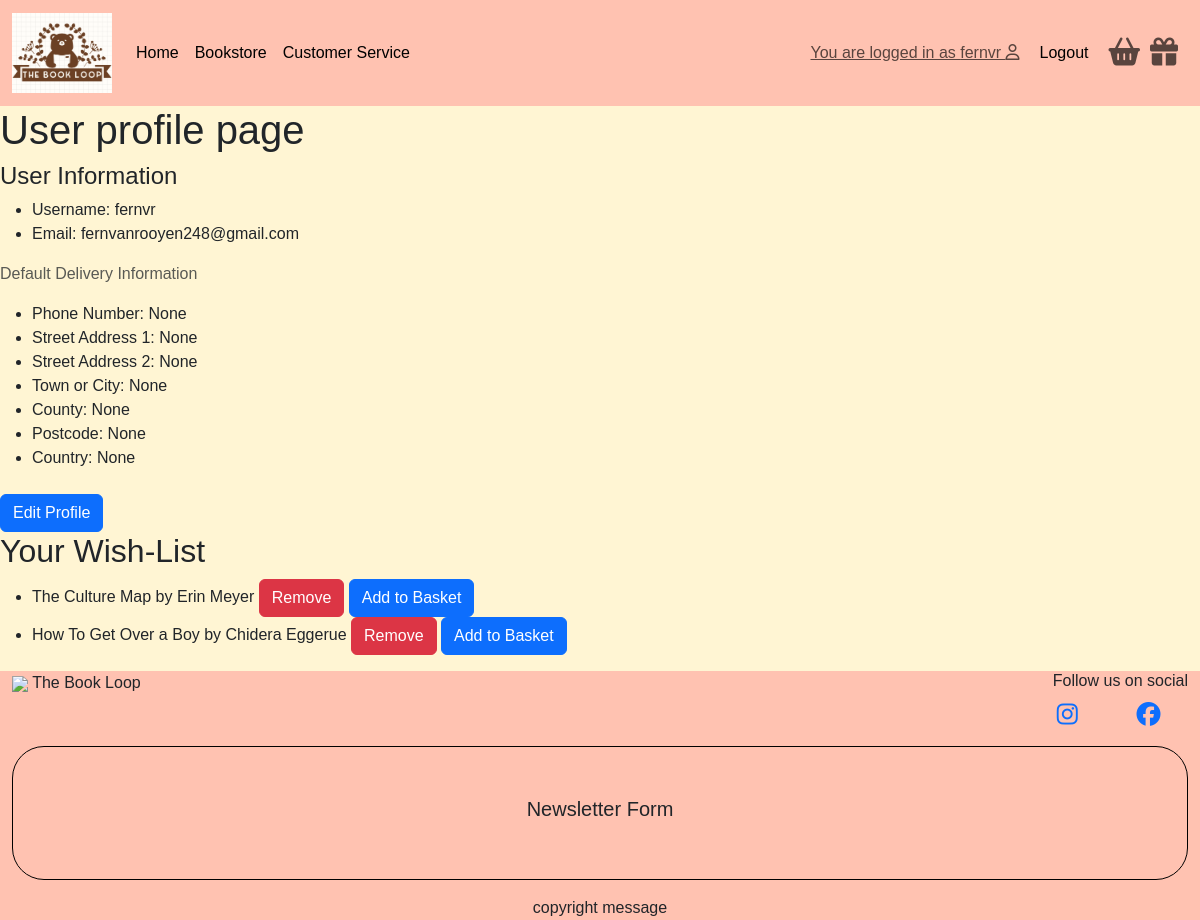
The page /user_profile/ (signed in) on the database as committed earlier.
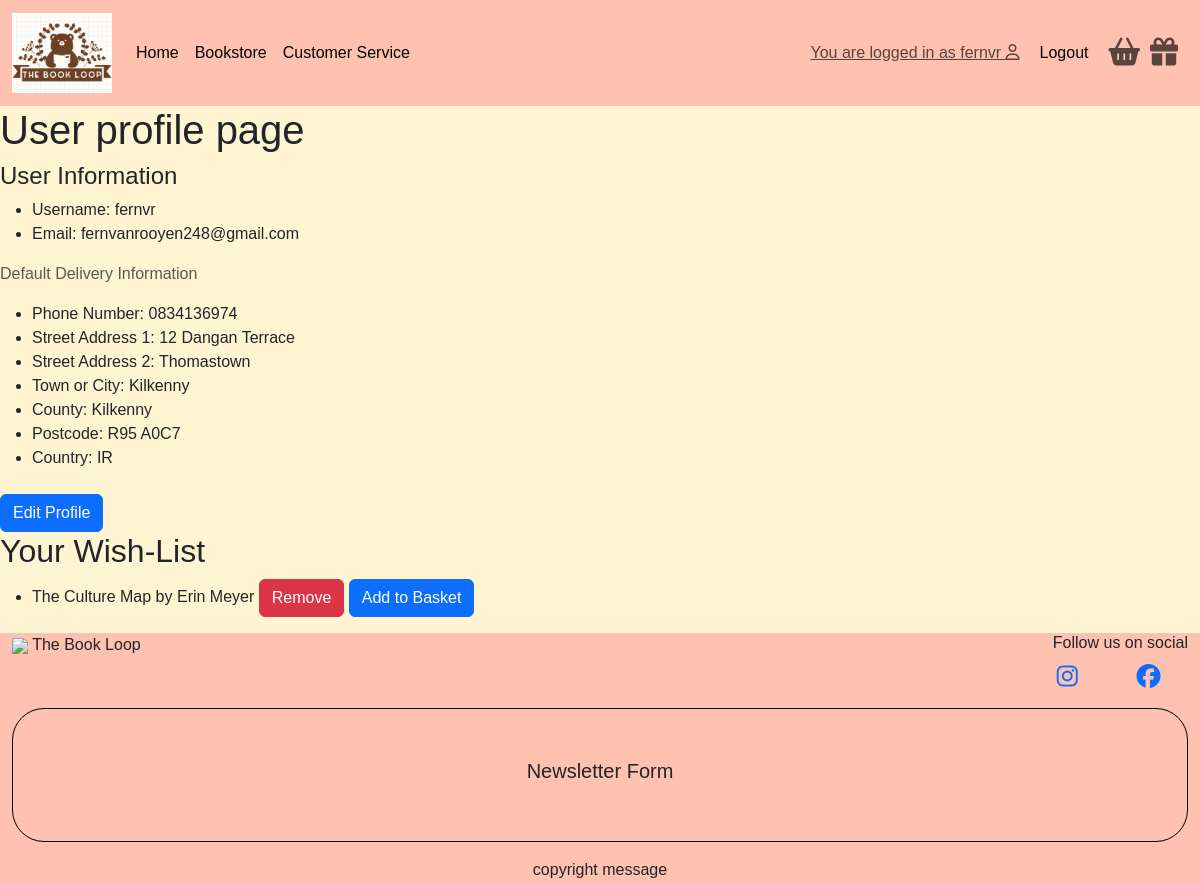
The same page on the database as committed later.
### user_profile/models.py (models this page shows, shortened)
class UserProfile(models.Model):
    user = models.OneToOneField(User, on_delete=models.CASCADE)
    default_phone_number = models.CharField(max_length=20, null=True, blank=True)
    default_street_address1 = models.CharField(max_length=80, null=True, blank=True)
    default_street_address2 = models.CharField(max_length=80, null=True, blank=True)
    default_town_or_city = models.CharField(max_length=40, null=True, blank=True)
    default_county = models.CharField(max_length=80, null=True, blank=True)
    default_postcode = models.CharField(max_length=20, null=True, blank=True)
    default_country = CountryField(blank_label='Country', null=True, blank=True)

### bookstore/models.py (models this page shows, shortened)
class Book(models.Model):
    CONDITION_CHOICES = [
        ('like-new', 'Like-New'),
        ('good', 'Good'),
        ('fair', 'Fair'),
    ]
    title = models.CharField(max_length=255)
    author = models.CharField(max_length=255, null=True, blank=True)
    date_published = models.DateField(null=True, blank=True)
    description = models.TextField(null=True, blank=True)
    condition = models.CharField(max_length=10, choices=CONDITION_CHOICES, null=True, blank=True)
    rating = models.DecimalField(max_digits=2, decimal_places=1, null=True, blank=True)
    price = models.DecimalField(max_digits=6, decimal_places=2, null=True, blank=True)
    cover_image = CloudinaryField('image', default='placeholder')
    stock = models.PositiveIntegerField(default=0)
    in_stock = models.BooleanField(default=False, editable=False)
    created_at = models.DateTimeField(auto_now_add=True, null=True)

### user_profile/views.py (the view)
# urls.py: path('user_profile/', include('user_profile.urls')),
@login_required
def user_profile(request):
    profile = get_object_or_404(UserProfile, user=request.user)
    wishlist = WishList.objects.filter(user=request.user).first()
    form = UserProfileForm(instance=profile)
    template = 'user_profile/user_profile.html'
    context = {
        'profile': profile,
        'wishlist': wishlist.books.all() if wishlist else [],
        'form': form,
    }
    return render(request, template, context)

### basket/contexts.py (called while the page is built, shortened)
def basket_contents(request):
    basket_items = []
    total = 0
    book_count = 0
    basket = request.session.get('basket', {})
    delivery = Decimal(3) if total < 40 else Decimal(0)
    grand_total = delivery + total
    context = {
        'basket_items': basket_items,
        'total': total,
        'order_total': total,
        'book_count': book_count,
        'delivery': delivery,
        'free_delivery_threshold': 40,
        'grand_total': grand_total,
        }
    return context

### user_profile/templates/user_profile/user_profile.html (shortened to what this page needs)
{% extends "base.html" %}
{% load static %}
{% block content %}
<h1>
    User profile page
</h1>
<section id="user-info">
    <div>
        <div class="col-lg-6">
            <h4> User Information </h4>
            <ul>
                <li>
                    Username: {{ profile.user.username }}
                </li>
                <li>
                    Email: {{ profile.user.email }}
                </li>
            </ul>
        </div>
        <div class="col-12 col-lg-6">
            <p class="text-muted">Default Delivery Information</p>
            <ul>
                <li>Phone Number: {{ profile.default_phone_number }}</li>
                <li>Street Address 1: {{ profile.default_street_address1 }}</li>
                <li>Street Address 2: {{ profile.default_street_address2 }}</li>
                <li>Town or City: {{ profile.default_town_or_city }}</li>
                <li>County: {{ profile.default_county }}</li>
                <li>Postcode: {{ profile.default_postcode }}</li>
                <li>Country: {{ profile.default_country }}</li>
            </ul>
        </div>
        <div class="mt-4">
            <a href="{% url 'edit_profile' %}" class="btn btn-primary">Edit Profile</a>
        </div>
    </div>
</section>
<section id="wish-list">
    <h2>Your Wish-List</h2>
    <ul>
        {% for book in wishlist %}
        <li>
            {{ book.title }} by {{ book.author }}
            <a href="{% url 'remove_from_wishlist' book.id %}" class="btn btn-danger remove-from-wishlist" data-book-id="{{ book.id }}">Remove</a>
            <a href="{% url 'add_to_basket' book.id %}" class="btn btn-primary">Add to Basket</a>
        </li>
        {% empty %}
        <p>Your wish-list is empty.</p>
        {% endfor %}
    </ul>
</section>
{% endblock %}

### templates/base.html (shortened to what this page needs)
{% load static %}
{% load cloudinary %}
<!DOCTYPE html>
<html lang="en">
<head>
    {% block corecss %}
    <link rel="stylesheet" href="https://cdnjs.cloudflare.com/ajax/libs/font-awesome/5.15.3/css/all.min.css">
    <link href="https://cdn.jsdelivr.net/npm/bootstrap@5.3.1/dist/css/bootstrap.min.css" rel="stylesheet">
    <link rel="stylesheet" href="{% static 'css/style.css' %}">
    {% endblock %}
</head>
<body class="d-flex flex-column min-vh-100">
    <header class="navbar navbar-expand-lg navbar-light">
        <div class="container-fluid">
            <a class="navbar-brand" href="{% url 'home' %}">
                <img src="../media/site-media/LOGO-draft1.png" class="logo">
            </a>
            <div class="collapse navbar-collapse">
                <ul class="navbar-nav me-auto mb-2 mb-lg-0">
                    <li class="nav-item">
                        <a class="nav-link {% if request.path == home_url %}active{% endif %}" aria-current="page"
                            href="{% url 'home' %}">
                            Home
                        </a>
                    </li>
                    <li class="nav-item">
                        <a class="nav-link" aria-current="page" href="{% url 'bookstore:bookstore' %}">
                            Bookstore
                        </a>
                    </li>
                    <li class="nav-item">
                        <a class="nav-link" aria-current="page" href="{% url 'customer_service' %}">
                            Customer Service
                        </a>
                    </li>
                </ul>
                {% if user.is_authenticated %}
                <a href="{% url 'user_profile' %}" class="navbar-text login-status">
                    You are logged in as {{ user }}
                    <i class="fa-regular fa-user"></i>
                </a>
                <div>
                    <a class="nav-link log-link" aria-current="page" href="{% url 'account_logout' %}">
                        Logout
                    </a>
                </div>
                {% endif %}
                <div id="basket-link">
                    <a class="navbar-text h3 basket-icon" href="{% url 'view_basket' %}">
                        <i class="fa-solid fa-basket-shopping"></i>
                    </a>
                </div>
                {% if user.is_authenticated %}
                <div id="wishlist-link">
                    <a class="navbar-text h3 wishlist-icon" href="#">
                        <i class="fa-solid fa-gift"></i>
                    </a>
                </div>
                {% endif %}
            </div>
        </div>
    </header>
    <section>
        {% block content %}
        {% endblock %}
    </section>
    <footer class="mt-auto container-fluid">
        <div class="d-flex footer">
            <section id="logo">
                <a class="navbar-brand logo" href="#">
                    <img src="{% url 'home' %}">
                    The Book Loop
                </a>
            </section>
            <section id="social-links">
                <h6>Follow us on social</h6>
                <div class="row social-icon-link">
                    <div class="col-6">
                        <a href="https://www.instagram.com" target="_blank" aria-label="instagram" class="reg-links">
                            <i class="fa-brands fa-instagram h4 m-1"></i>
                        </a>
                    </div>
                    <div class="col-6">
                        <a href="https://www.facebook.com" target="_blank" aria-label="facebook" class="reg-links">
                            <i class="fa-brands fa-facebook h4 m-1"></i>
                        </a>
                    </div>
                </div>
            </section>
        </div>
        <section id="newsletter" class="newsletter-form text-center mt-3">
            <h5> Newsletter Form </h5>
        </section>
        <div id="copyright" class="text-center mt-3">
            copyright message
        </div>
    </footer>
</body>
</html>

### static/css/style.css (style rules this page uses)
body { font-family: Arial, sans-serif; background-color: #fff5d3; }
header { background-color: #ffc2b1; }
.nav-link { color: black; }
.log-link { margin-right: 20px; }
.login-status { margin-right: 20px; }
.basket-icon, .wishlist-icon { margin-right: 10px; }
.logo { width: 100px; }
footer { background-color: #ffc2b1; }
.footer { justify-content: space-between; }
.newsletter-form { border: 1px solid black; border-radius: 2rem; padding: 50px 20px; }

Rows that differ between the two databases and show on the page:
no longer on this page (row unchanged): Book: title "How To Get Over a Boy", author "Chidera Eggerue"
changed UserProfile "fernvr": default_phone_number "None" → "0834136974"; default_street_address1 "None" → "12 Dangan Terrace"; default_street_address2 "None" → "Thomastown"; default_town_or_city "None" → "Kilkenny"; default_county "None" → "Kilkenny"; default_postcode "None" → "R95 A0C7"; default_country "None" → "IR"
